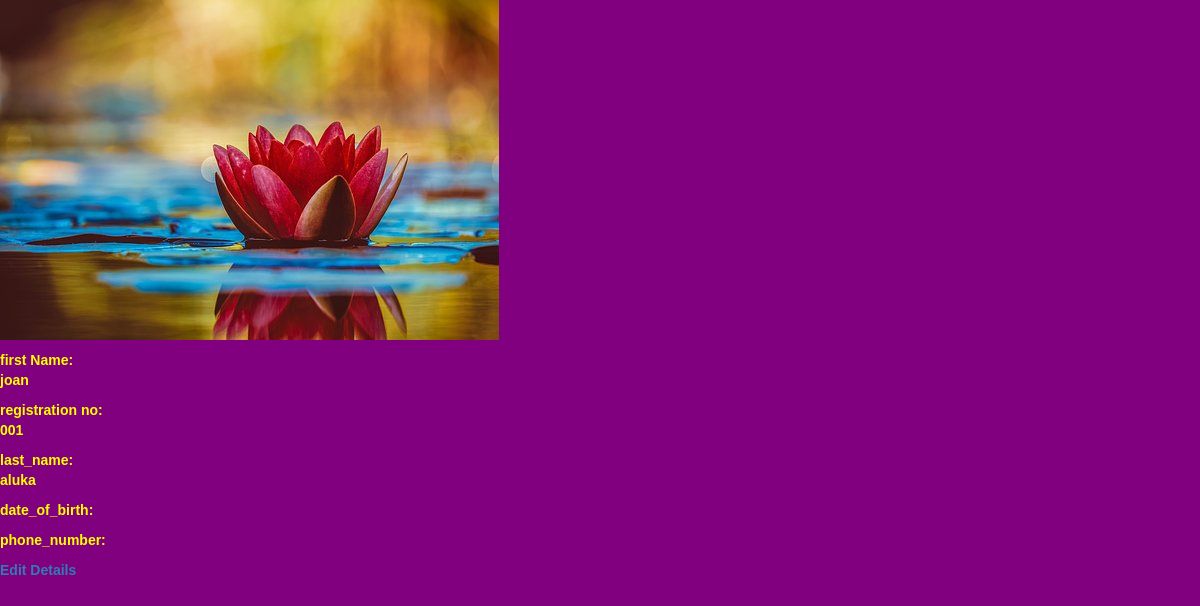
The page /teacher/detail/1/ on the database its author committed.
### teacher/models.py (models this page shows, shortened)
class Teacher(models.Model):
	first_name= models.CharField(max_length=50)
	last_name = models.CharField(max_length=50)
	date_of_birth = models.DateField()
	registration_no = models.CharField(max_length=50)
	place_of_residence = models.CharField(max_length=50)
	phone_number = models.CharField(max_length=50)
	email = models.EmailField()
	id_number = models.IntegerField()
	profession = models.CharField(max_length=50)
	profile_picture = models.ImageField(upload_to="teacher_image",blank=True,null=True)

### teacher/views.py (the view)
# urls.py: path("detail/<int:pk>/",teacher_detail,name="teacher_detail"),
def teacher_detail(request,pk):
    teacher=Teacher.objects.get(pk=pk)
    return render(request,"teacher_detail.html",{"teacher":teacher})

### teacher/templates/Teacher_detail.html (shortened to what this page needs)
<!DOCTYPE html>
<html>
<head>
	<link rel="stylesheet" href="https://maxcdn.bootstrapcdn.com/bootstrap/3.4.0/css/bootstrap.min.css">
</head>
<body>
	<div class ="cont">
	<img src={{teacher.profile_picture.url}}>
	<p><div class="first">first Name:</div>{{teacher.first_name}}</p>
	<p><div class="registration_no">registration no:</div>{{teacher.registration_no}}</p>
	<p><div class="last_name">last_name:</div>{{teacher.last_name}}</p>
	<p><div class="date_of_birth">date_of_birth:</div>{{date_of_birth}}</p>
	<p><div class="phone_number">phone_number:</div>{{phone_number}}</p>
	<td><a href="/teacher/edit/{{teacher.pk}}/">Edit Details</a></td>
</body>
</html>

### teacher/templates/Teacher_detail.html (style rules this page uses)
body { background-color: purple; font-family: arial; font-weight: bold; color: yellow; }

### rows shown on the page
Teacher: profile_picture (picture), first_name "joan", registration_no "001", last_name "aluka"
